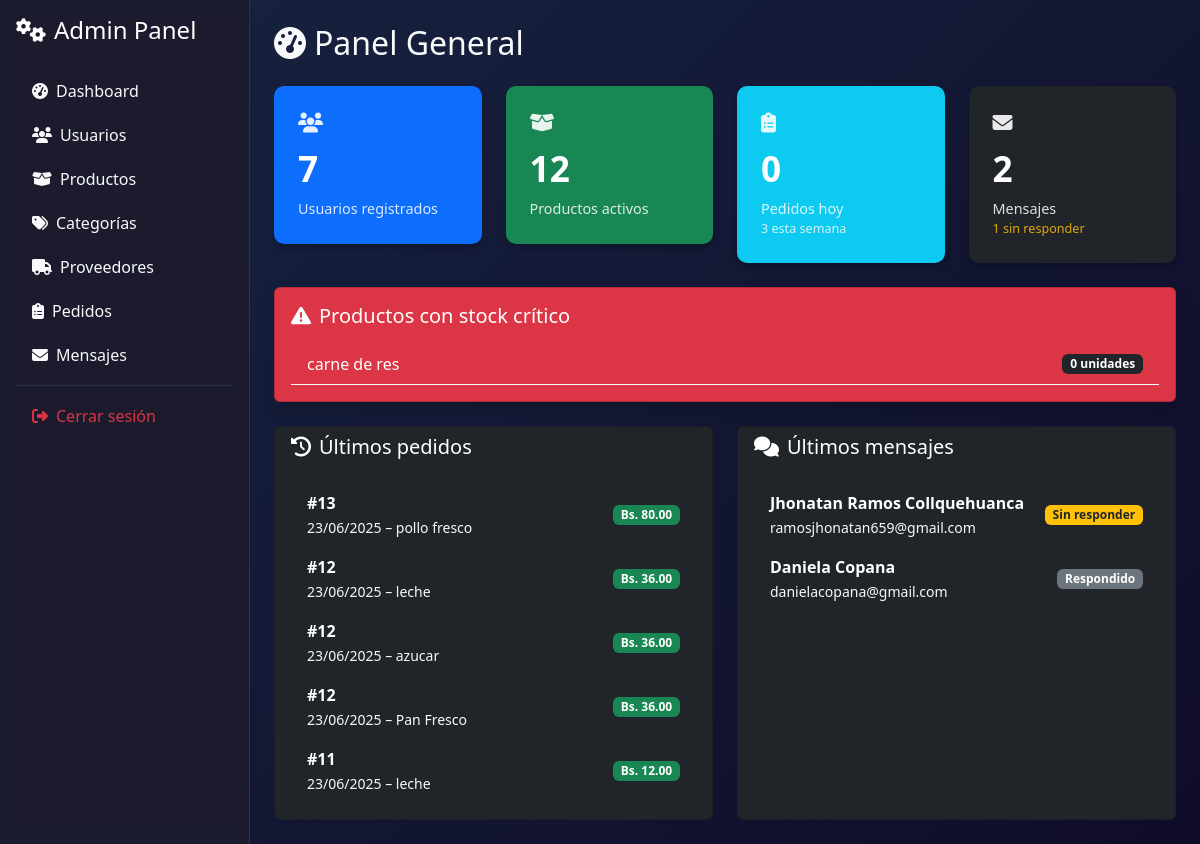
/admin/dashboard/ (signed in), run on an earlier commit of the app's database.
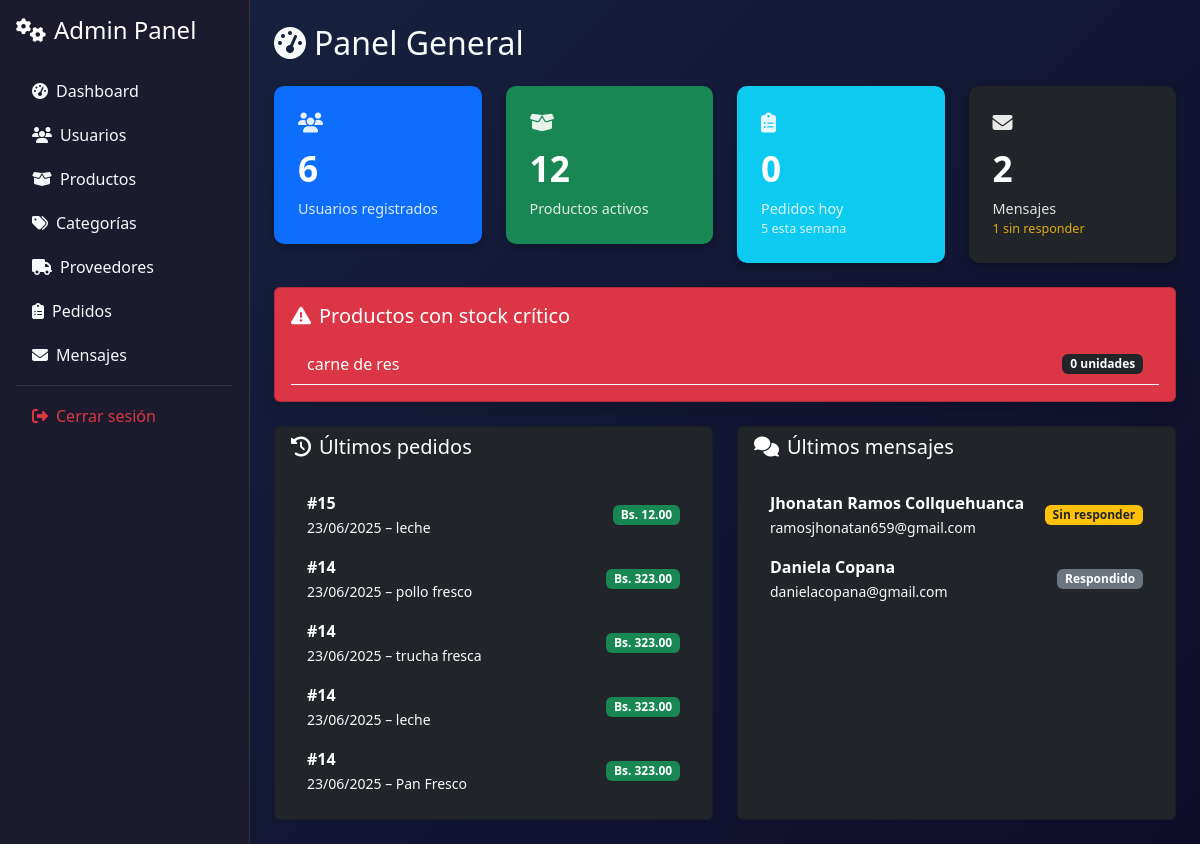
And on a later commit of the database.
### models/producto.py (models this page shows, shortened)
class Producto(db.Model):
    __tablename__ = 'productos'
    id = db.Column(db.Integer, primary_key=True)
    nombre = db.Column(db.String(100), nullable=False)
    descripcion = db.Column(db.Text)
    precio = db.Column(db.Float, nullable=False)
    stock = db.Column(db.Integer, nullable=False)
    imagen = db.Column(db.String(255))
    categoria_id = db.Column(db.Integer, db.ForeignKey('categorias.id'), nullable=False)
    proveedor_id = db.Column(db.Integer, db.ForeignKey('proveedores.id'), nullable=False)

### models/pedido.py (models this page shows, shortened)
class Pedido(db.Model):
    __tablename__ = 'pedidos'
    id = db.Column(db.Integer, primary_key=True)
    usuario_id = db.Column(db.Integer, db.ForeignKey('usuarios.id'), nullable=False)
    usuario = db.relationship('Usuario', backref='pedidos')
    fecha = db.Column(db.DateTime, default=datetime.utcnow)
    total = db.Column(db.Float, nullable=False)
    estado = db.Column(db.String(20), default='pendiente')  # pendiente, confirmado, enviado, entregado, cancelado
    metodo_pago = db.Column(db.String(50))  # 'efectivo', 'tarjeta', etc.
    direccion_id = db.Column(db.Integer, db.ForeignKey('direcciones.id'))
    direccion = db.relationship('Direccion', backref='pedidos')
    detalles = db.relationship('DetallePedido', backref='pedido', lazy=True)

### models/mensaje_contacto.py (models this page shows, shortened)
class MensajeContacto(db.Model):
    __tablename__ = 'mensajes_contacto'
    id = db.Column(db.Integer, primary_key=True)
    nombre = db.Column(db.String(100), nullable=False)
    email = db.Column(db.String(100), nullable=False)
    telefono = db.Column(db.String(20))
    mensaje = db.Column(db.Text, nullable=False)
    fecha = db.Column(db.DateTime, default=datetime.utcnow)
    respondido = db.Column(db.Boolean, default=False)

### controllers/admin_controller.py (the view)
@admin_bp.route('/dashboard')
def dashboard():
    if session.get('rol') != 'admin':
        flash('Acceso denegado: solo para administradores.', 'danger')
        return redirect(url_for('usuario.login'))
    return render_template('admin/dashboard.html')

### app.py (called while the page is built)
@app.context_processor
def inject_active_path():
    def is_active(path):
        return 'active' if request.path == path else ''
    return dict(is_active=is_active)

@app.context_processor
def cantidad_carrito():
    def contar_productos():
        if session.get('rol') == 'cliente' and session.get('id'):
            items = Carrito.query.filter_by(usuario_id=session['id']).all()
            return len(items)
        return 0
    return dict(cantidad_en_carrito=contar_productos())

### templates/admin/dashboard.html (shortened to what the changed rows need)
{% extends 'base_admin.html' %}
{% block content %}
<div class="dashboard-container">
  <div class="dashboard-header mb-4">
    <h2><i class="fas fa-tachometer-alt me-2"></i>Panel General</h2>
  </div>
  <div class="row g-4 mb-4">
    <div class="col-md-3">
      <div class="stat-card bg-primary text-white p-4 animate__animated animate__fadeInUp">
        <div class="card-icon mb-2"><i class="fas fa-users fa-lg"></i></div>
        <div class="card-value">{{ total_usuarios }}</div>
        <div class="card-label">Usuarios registrados</div>
      </div>
    </div>
    <div class="col-md-3">
      <div class="stat-card bg-info text-white p-4 animate__animated animate__fadeInUp" data-aos-delay="200">
        <div class="card-label">Pedidos hoy <small class="d-block text-light">{{ pedidos_semana }} esta semana</small></div>
      </div>
    </div>
  </div>
  <div class="card bg-danger text-white mb-4 shadow animate__animated animate__pulse animate__infinite">
    <div class="card-body">
      <ul class="list-group list-group-flush">
        {% for p in productos_bajos %}
        <li class="list-group-item bg-transparent text-white d-flex justify-content-between align-items-center border-bottom border-light">
          {{ p.nombre }}
          <span class="badge bg-dark">{{ p.stock }} unidades</span>
        </li>
        {% else %}
        <li class="list-group-item text-center text-light bg-transparent">Todos los productos tienen stock suficiente.</li>
        {% endfor %}
      </ul>
    </div>
  </div>
  <div class="row g-4">
    <div class="col-md-6">
      <div class="card bg-dark text-white h-100">
        <div class="card-body">
          <ul class="list-group list-group-flush">
{% for id, fecha, total, producto_nombre in ultimos_pedidos %}
<li class="list-group-item bg-transparent border-0 text-white d-flex justify-content-between align-items-center">
  <div>
    <strong>#{{ id }}</strong><br>
    <small class="text-light">{{ fecha.strftime('%d/%m/%Y') }} – {{ producto_nombre }}</small>
  </div>
  <span class="badge bg-success">Bs. {{ "%.2f"|format(total) }}</span>
</li>
{% else %}
<li class="list-group-item text-center text-muted bg-transparent">No hay pedidos recientes.</li>
{% endfor %}
          </ul>
        </div>
      </div>
    </div>
    <div class="col-md-6">
      <div class="card bg-dark text-white h-100">
        <div class="card-body">
          <ul class="list-group list-group-flush">
            {% for m in ultimos_mensajes %}
            <li class="list-group-item bg-transparent border-0 d-flex justify-content-between align-items-center text-white">
              <div>
                <strong>{{ m.nombre }}</strong><br>
                <small class="text-light">{{ m.email }}</small>
              </div>
              {% if m.respondido %}
              <span class="badge bg-secondary">Respondido</span>
              {% else %}
              <span class="badge bg-warning text-dark">Sin responder</span>
              {% endif %}
            </li>
            {% else %}
            <li class="list-group-item text-center text-muted bg-transparent">No hay mensajes recientes.</li>
            {% endfor %}
          </ul>
        </div>
      </div>
    </div>
  </div>
</div>
{% endblock %}

What changed in the data, as far as the page shows it:
no longer on this page (row unchanged): Pedido: id "13", strftime "23/06/2025", nombre "pollo fresco", total "80.00"
no longer on this page (row unchanged): Pedido: id "12", strftime "23/06/2025", nombre "leche", total "36.00", nombre "azucar", nombre "Pan Fresco"
no longer on this page (row unchanged): Pedido: id "11", strftime "23/06/2025", nombre "leche", total "12.00"
added Pedido: id "15", strftime "23/06/2025", nombre "leche", total "12.00"
added Pedido: id "14", strftime "23/06/2025", nombre "pollo fresco", total "323.00", nombre "trucha fresca", nombre "leche", nombre "Pan Fresco"
Also different on the page:
{{ total_usuarios }}: "7" → "6"
{{ pedidos_semana }}: "3" → "5"
